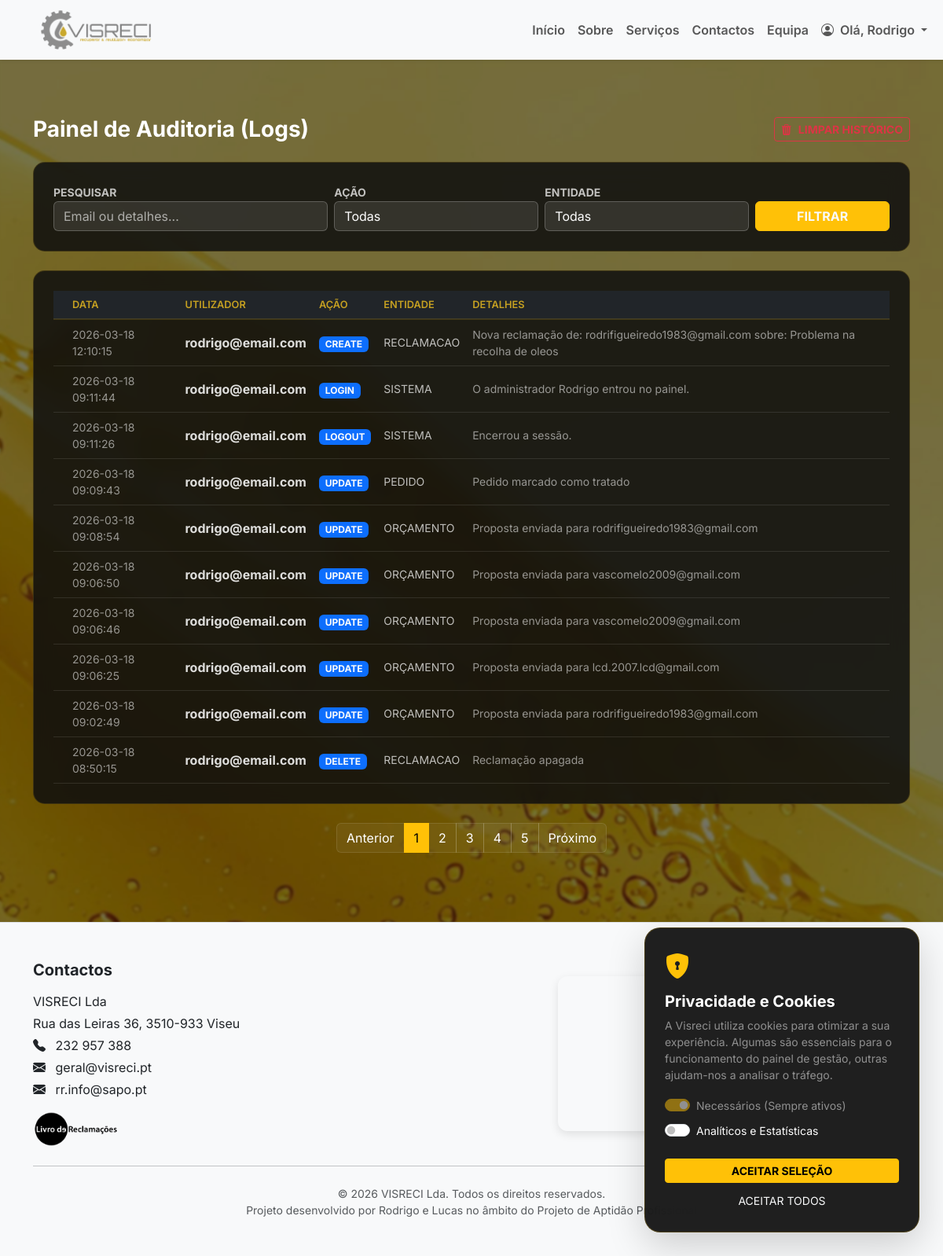
The app's page /admin/logs (signed in), older data.
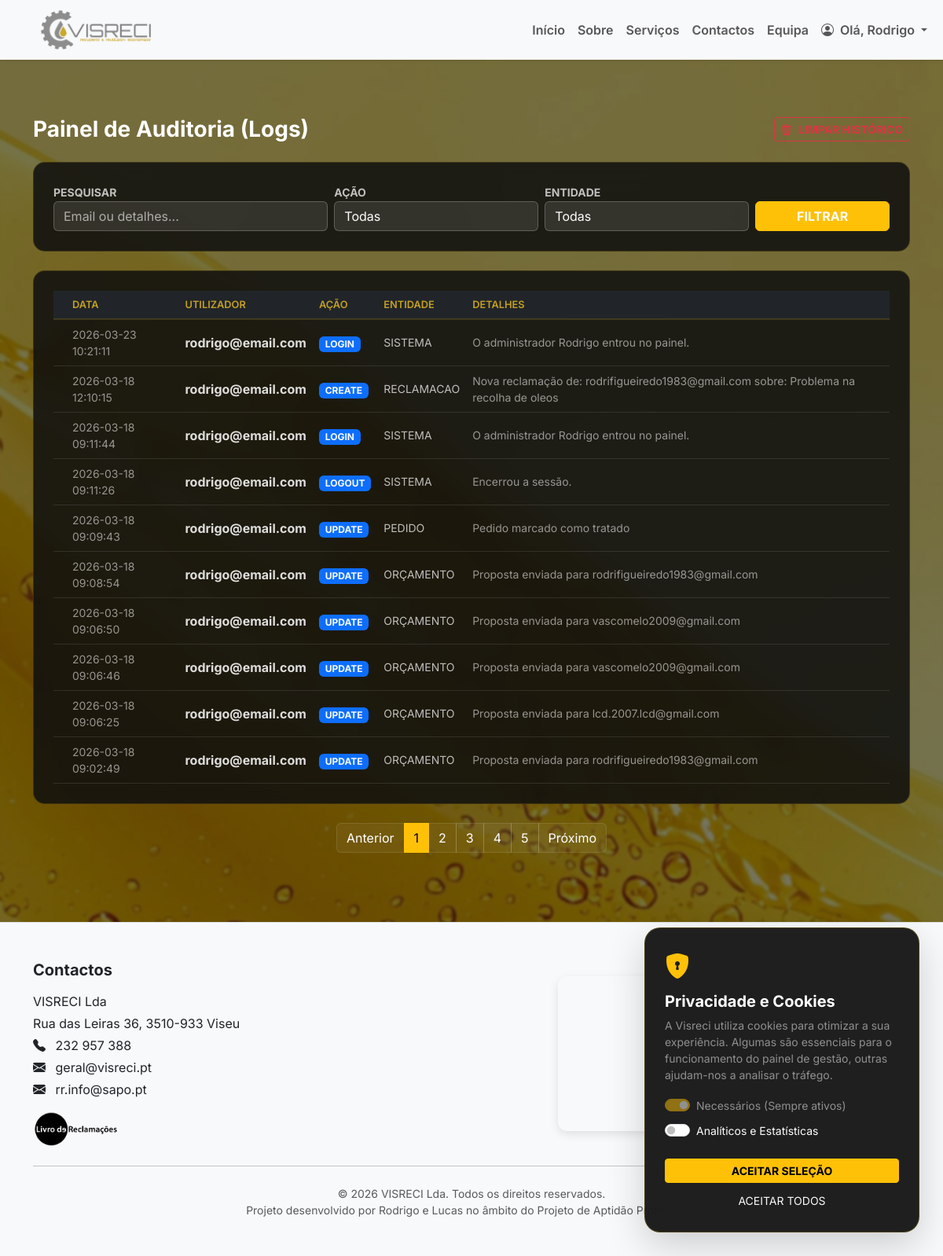
The same page, newer data.
### tables this page shows
CREATE TABLE logs (
            id INTEGER PRIMARY KEY AUTOINCREMENT,
            user_id INTEGER,
            user_email TEXT,
            action TEXT NOT NULL,
            entity TEXT NOT NULL,
            entity_id INTEGER,
            details TEXT,
            created_at DATETIME DEFAULT (datetime('now', 'localtime'))
        );

### app.py (the view)
@app.route("/admin/logs")
@login_required
def admin_logs():
    if session.get("user_role") != "admin": return redirect(url_for("dashboard"))
    page, q = request.args.get('page', 1, type=int), request.args.get('q', '').strip()
    act_f, ent_f = request.args.get('action', '').strip(), request.args.get('entity', '').strip()
    per_page = 10
    where, params = [], []
    if q: where.append("(user_email LIKE ? OR details LIKE ?)"); p = f"%{q}%"; params.extend([p, p])
    if act_f: where.append("action = ?"); params.append(act_f)
    if ent_f: where.append("entity = ?"); params.append(ent_f)
    where_sql = ("WHERE " + " AND ".join(where)) if where else ""
    conn = get_connection()
    total = conn.execute(f"SELECT COUNT(*) FROM logs {where_sql}", params).fetchone()[0]
    total_pages = max(1, math.ceil(total / per_page))
    logs = conn.execute(f"SELECT * FROM logs {where_sql} ORDER BY id DESC LIMIT ? OFFSET ?", params + [per_page, (page-1)*per_page]).fetchall()
    actions = [r[0] for r in conn.execute("SELECT DISTINCT action FROM logs WHERE action IS NOT NULL").fetchall()]
    entities = [r[0] for r in conn.execute("SELECT DISTINCT entity FROM logs WHERE entity IS NOT NULL").fetchall()]
    conn.close()
    return render_template("admin_logs.html", logs=logs, page=page, total_pages=total_pages, q=q, action=act_f, entity=ent_f, actions=actions, entities=entities)

### app.py (called while the page is built)
def get_connection():
    conn = sqlite3.connect("app.db", timeout=30)
    conn.row_factory = sqlite3.Row
    return conn

def login_required(view_func):
    @wraps(view_func)
    def wrapper(*args, **kwargs):
        if "user_id" not in session:
            return redirect(url_for("login"))
        return view_func(*args, **kwargs)
    return wrapper

@app.context_processor
def inject_translations():
    lang = session.get('lang', 'pt')
    return {
        'lang': lang,
        't': TRANSLATIONS.get(lang, TRANSLATIONS['pt'])
    }

### templates/admin_logs.html (shortened to what this page needs)
{% extends "menu.html" %}
{% block content %}
<section class="py-4 mt-5">
    <div class="container">
        <div class="d-flex justify-content-between align-items-center mb-4">
            <h3 class="text-white fw-bold m-0">Painel de Auditoria (Logs)</h3>
            <form action="{{ url_for('admin_logs_limpar') }}" method="POST"
                onsubmit="return confirm('Tens a certeza que queres apagar todos os logs permanentemente?');">
                <button type="submit" class="btn btn-outline-danger btn-sm fw-bold">
                    <i class="bi bi-trash3-fill me-2"></i>LIMPAR HISTÓRICO
                </button>
            </form>
        </div>
        <form method="GET" action="{{ url_for('admin_logs') }}" class="table-glass on-dark p-3 mb-4">
            <div class="row g-2 align-items-end">
                <div class="col-md-4">
                    <label class="text-warning small fw-bold">PESQUISAR</label>
                    <input type="text" name="q" value="{{ q }}" class="form-control input-glass"
                        placeholder="Email ou detalhes...">
                </div>
                <div class="col-md-3">
                    <label class="text-warning small fw-bold">AÇÃO</label>
                    <select name="action" class="form-select input-glass">
                        <option value="">Todas</option>
                    </select>
                </div>
                <div class="col-md-3">
                    <label class="text-warning small fw-bold">ENTIDADE</label>
                    <select name="entity" class="form-select input-glass">
                        <option value="">Todas</option>
                    </select>
                </div>
                <div class="col-md-2 d-grid">
                    <button type="submit" class="btn btn-warning fw-bold">FILTRAR</button>
                </div>
            </div>
        </form>
        <div class="table-glass on-dark p-0 overflow-hidden">
            <div class="table-responsive">
                <table class="table table-hover align-middle mb-0 text-white">
                    <thead class="bg-dark">
                        <tr class="text-warning">
                            <th class="ps-4">Data</th>
                            <th>Utilizador</th>
                            <th>Ação</th>
                            <th>Entidade</th>
                            <th>Detalhes</th>
                        </tr>
                    </thead>
                    <tbody>
                        {% for l in logs %}
                        <tr class="border-bottom border-secondary border-opacity-25">
                            <td class="ps-4 small opacity-75">{{ l.created_at }}</td>
                            <td class="fw-bold">{{ l.user_email or 'Sistema' }}</td>
                            <td><span class="badge bg-primary">{{ l.action }}</span></td>
                            <td class="text-warning small">{{ l.entity|upper }}</td>
                            <td class="small opacity-75">{{ l.details }}</td>
                        </tr>
                        {% else %}
                        <tr>
                            <td colspan="5" class="text-center py-5 text-muted italic">Nenhum log encontrado.</td>
                        </tr>
                        {% endfor %}
                    </tbody>
                </table>
            </div>
        </div>
        {% if total_pages > 1 %}
        <nav class="mt-4">
            <ul class="pagination justify-content-center custom-pagination">
                <li class="page-item {{ 'disabled' if page == 1 }}">
                    <a class="page-link"
                        href="{{ url_for('admin_logs', page=page-1, q=q, action=action, entity=entity) }}">Anterior</a>
                </li>
                {% for p in range(1, total_pages + 1) %}
                <li class="page-item {{ 'active' if p == page }}">
                    <a class="page-link"
                        href="{{ url_for('admin_logs', page=p, q=q, action=action, entity=entity) }}">{{ p }}</a>
                </li>
                {% endfor %}
                <li class="page-item {{ 'disabled' if page == total_pages }}">
                    <a class="page-link"
                        href="{{ url_for('admin_logs', page=page+1, q=q, action=action, entity=entity) }}">Próximo</a>
                </li>
            </ul>
        </nav>
        {% endif %}
    </div>
</section>
{% endblock %}

### templates/menu.html (shortened to what this page needs)
<!doctype html>
<html lang="pt">
<head>
    <link href="https://cdn.jsdelivr.net/npm/bootstrap@5.3.2/dist/css/bootstrap.min.css" rel="stylesheet">
    <link rel="stylesheet" href="https://cdn.jsdelivr.net/npm/bootstrap-icons@1.11.3/font/bootstrap-icons.min.css">
    <link rel="stylesheet" href="/CSS/style.css">
</head>
<body class="{% block body_class %}{% endblock %}">
    <nav class="navbar navbar-expand-lg navbar-light bg-light shadow-sm sticky-top">
        <div class="container-fluid">
            <a class="navbar-brand mx-auto mx-lg-0 d-flex align-items-center" href="{{ url_for('index') }}">
                <img src="/IMG/LogoLetra.png" alt="Visreci Logo" class="logo-navbar" style="max-height: 50px;">
            </a>
            <div class="collapse navbar-collapse" id="menuNav">
                <ul class="navbar-nav ms-auto mb-2 mb-lg-0 fw-semibold">
                    <li class="nav-item"><a class="nav-link" href="{{ url_for('index') }}">Início</a></li>
                    <li class="nav-item"><a class="nav-link" href="{{ url_for('sobre') }}">Sobre</a></li>
                    <li class="nav-item"><a class="nav-link" href="{{ url_for('servicos') }}">Serviços</a></li>
                    <li class="nav-item"><a class="nav-link" href="{{ url_for('contactos') }}">Contactos</a></li>
                    <li class="nav-item"><a class="nav-link" href="{{ url_for('equipa') }}">Equipa</a></li>
                    {% if session.get("user_id") %}
                    <li class="nav-item dropdown">
                        <a class="nav-link dropdown-toggle" href="#" role="button" data-bs-toggle="dropdown">
                            <i class="bi bi-person-circle me-1"></i> Olá, {{ session.get("user_name") }}
                        </a>
                    </li>
                    {% else %}
                    <li class="nav-item">
                        <a class="nav-link" href="{{ url_for('login') }}">
                            <i class="bi bi-lock-fill me-1"></i> Área de Trabalhadores
                        </a>
                    </li>
                    {% endif %}
                </ul>
            </div>
        </div>
    </nav>
    <main>
        {% block content %}{% endblock %}
    </main>
    <footer class="bg-light text-dark text-center text-md-start py-5 mt-5 border-top">
        <div class="container">
            <div class="row align-items-center">
                <div class="col-md-6 mb-4 mb-md-0">
                    <h5 class="fw-bold mb-3">Contactos</h5>
                    <p class="mb-1">VISRECI Lda</p>
                    <p class="mb-1">Rua das Leiras 36, 3510-933 Viseu</p>
                    <p class="mb-1"><i class="bi bi-telephone-fill me-2"></i> 232 957 388</p>
                    <p class="mb-1"><i class="bi bi-envelope-fill me-2"></i> geral@visreci.pt</p>
                    <p class="mb-3"><i class="bi bi-envelope-fill me-2"></i> rr.info@sapo.pt</p>
                    <a href="/reclamar"
                        class="text-warning text-decoration-none small fw-bold d-flex align-items-center">
                        <img src="{{ url_for('static', filename='IMG/logo_LRE_preto positivo.png') }}"
                            alt="Livro de Reclamações" style="height: 45px; width: auto;" class="me-2">
                    </a>
                </div>
                <div class="col-md-6 d-flex justify-content-center">
                </div>
            </div>
            <hr class="my-4">
            <div class="text-center small text-muted">
                © 2026 VISRECI Lda. Todos os direitos reservados.
            </div>
            <div class="text-center small text-muted">
                Projeto desenvolvido por Rodrigo e Lucas no âmbito do Projeto de Aptidão Profissional
            </div>
        </div>
    </footer>
    <div id="cookie-consent" class="cookie-modal shadow-lg" style="display: none;">
        <div class="cookie-content">
            <div class="cookie-header">
                <i class="bi bi-shield-lock-fill text-warning fs-2"></i>
                <h5 class="text-white mt-2 fw-bold">Privacidade e Cookies</h5>
            </div>
            <div class="cookie-body">
                <p class="text-white-50 small">
                    A Visreci utiliza cookies para otimizar a sua experiência. Algumas são essenciais para o
                    funcionamento do painel de gestão, outras ajudam-nos a analisar o tráfego.
                </p>
                <div class="cookie-options">
                    <div class="form-check form-switch mb-2">
                        <input class="form-check-input" type="checkbox" id="cookies-essenciais" checked disabled>
                        <label class="form-check-label text-white small" for="cookies-essenciais">Necessários (Sempre
                            ativos)</label>
                    </div>
                    <div class="form-check form-switch mb-2">
                        <input class="form-check-input" type="checkbox" id="cookies-analiticos">
                        <label class="form-check-label text-white small" for="cookies-analiticos">Analíticos e
                            Estatísticas</label>
                    </div>
                </div>
            </div>
            <div class="cookie-footer d-grid gap-2 mt-4">
                <button onclick="saveConsent()" class="btn btn-warning fw-bold btn-sm">ACEITAR SELEÇÃO</button>
                <button onclick="acceptAllCookies()" class="btn btn-outline-light btn-sm border-0">ACEITAR
                    TODOS</button>
            </div>
        </div>
    </div>
</body>
</html>

### CSS/style.css (style rules this page uses)
:root { --vis-accent: #ffc107; --vis-accent-hover: #e0a800; --vis-text: #f9fafb; --vis-muted: rgba(255, 255, 255, .72); --vis-glass: rgba(255, 255, 255, .12); --vis-glass-2: rgba(255, 255, 255, .08); --vis-glass-border: rgba(255, 255, 255, .18); --vis-shadow: 0 20px 60px rgba(0, 0, 0, .35); --vis-shadow-soft: 0 10px 30px rgba(0, 0, 0, .20); }
body { background-image: url('/IMG/Background 2.jpg'); background-size: cover; background-repeat: no-repeat; background-position: center; background-attachment: fixed; font-family: 'Inter', sans-serif; position: relative; min-height: 100vh; }
body::before { content: ""; position: fixed; inset: 0; z-index: -1; background: rgba(0, 0, 0, .25); backdrop-filter: blur(1.5px); -webkit-backdrop-filter: blur(1.5px); }
section { scroll-margin-top: 100px; }
.navbar { padding-top: 0.5rem; padding-bottom: 0.5rem; z-index: 1030; }
.logo-navbar { height: 70px; width: auto; margin-left: 40px; }
.navbar-brand { display: flex; align-items: center; }
footer { background-color: rgba(248, 249, 250, 0.95); backdrop-filter: blur(5px); -webkit-backdrop-filter: blur(5px); }
.on-dark, .on-dark * { color: var(--vis-text); }
.input-glass { background: rgba(255, 255, 255, .10) !important; border: 1px solid rgba(255, 255, 255, .22) !important; color: var(--vis-text) !important; }
.input-glass::placeholder { color: rgba(255, 255, 255, .60) !important; }
.table-glass { background: rgba(0, 0, 0, .35); border: 1px solid rgba(255, 255, 255, .16); border-radius: 18px; overflow: hidden; }
.table-glass .table { --bs-table-bg: transparent; --bs-table-color: rgba(255, 255, 255, .86); --bs-table-border-color: rgba(255, 255, 255, .10); --bs-table-striped-bg: rgba(255, 255, 255, .06); --bs-table-hover-bg: rgba(255, 255, 255, .08); }
.table-glass thead { background: rgba(255, 255, 255, .10); }
.table-glass th { color: rgba(255, 255, 255, .92) !important; border-color: rgba(255, 255, 255, .14) !important; }
.table-glass td { color: rgba(255, 255, 255, .86) !important; border-color: rgba(255, 255, 255, .10) !important; }
.table-glass .text-muted, .table-glass .small, .table-glass small { color: rgba(255, 255, 255, .72) !important; }
.table-glass.on-dark { background: rgba(15, 15, 15, 0.85) !important; backdrop-filter: blur(12px); -webkit-backdrop-filter: blur(12px); border-radius: 15px; border: 1px solid rgba(197, 160, 33, 0.2); padding: 25px !important; }
.table thead th { color: #c5a021 !important; font-weight: 600; text-transform: uppercase; font-size: 0.8rem; border-bottom: 2px solid rgba(197, 160, 33, 0.2) !important; }
.input-glass option { background-color: #222 !important; color: #fff !important; }
.input-glass { color: white !important; }

### templates/menu.html (style rules this page uses)
html, body { height: 100%; }
body { display: flex; flex-direction: column; }
main { flex: 1 0 auto; }
footer { flex-shrink: 0; }
.cookie-modal { position: fixed; bottom: 30px; right: 30px; width: 350px; background: rgba(20, 20, 20, 0.95); backdrop-filter: blur(20px); border: 1px solid rgba(255, 193, 7, 0.2); border-radius: 20px; z-index: 10000; padding: 25px; color: white; }
.cookie-header i { animation: pulse 2s infinite; }
.form-check-input:checked { background-color: #ffc107; border-color: #ffc107; }

### templates/admin_logs.html (style rules this page uses)
.input-glass option { background: #222; color: #fff; }
.custom-pagination .page-link { background: rgba(255, 255, 255, 0.05); border: 1px solid rgba(255, 255, 255, 0.1); color: #fff; transition: 0.3s; }
.custom-pagination .page-item.active .page-link { background: #ffc107 !important; color: #000; border-color: #ffc107; }

Row changes from the older to the newer data that the page shows:
no longer on this page (row unchanged): logs: created_at "2026-03-18 08:50:15", user_email "rodrigo@email.com", action "DELETE", entity "RECLAMACAO", details "Reclamação apagada"
added logs: created_at "2026-03-23 10:21:11", user_email "rodrigo@email.com", action "LOGIN", entity "SISTEMA", details "O administrador Rodrigo entrou no painel."
